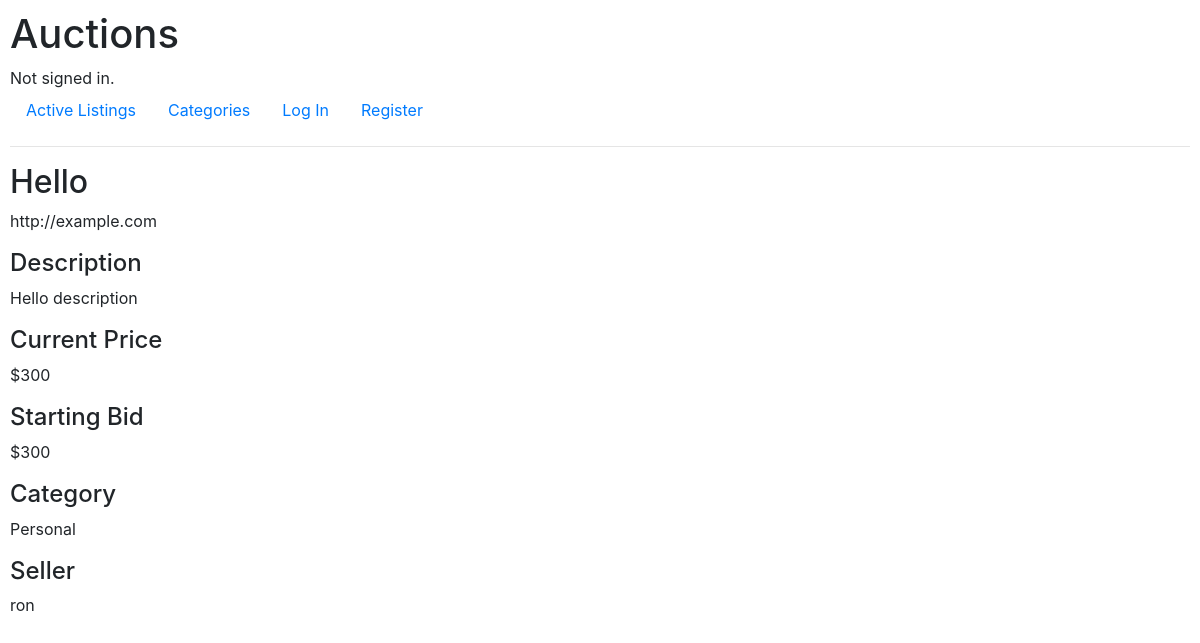
/listing/1, run on the app's committed database.
### auctions/models.py (models this page shows, shortened)
class AuctionListing(models.Model):
    title = models.CharField(max_length=64)
    description = models.TextField()
    starting_bid = models.IntegerField()
    image = models.URLField()
    category = models.CharField(max_length=64)
    seller = models.ForeignKey(User, on_delete=models.CASCADE, related_name="goods")

class User(AbstractUser):
    pass

### auctions/views.py (the view)
# urls.py: path("listing/<int:listing_id>", views.listing, name="listing"),
def listing(request, listing_id):
    item = AuctionListing.objects.get(pk=listing_id)
    return render(request, "auctions/listing.html", {
        "listing": item
    })

### auctions/templates/auctions/listing.html
{% extends "auctions/layout.html" %}
{% block body %}
    <h2>{{ listing.title }}</h2>
    <p>
        {{ listing.image }}
    </p>
    <p>
        <h4>Description</h4>
        {{ listing.description }}
    </p>
    <p>
        <h4>Current Price</h4>
        ${{ listing.starting_bid }}
    </p>
    <p>
        <h4>Starting Bid</h4>
        ${{ listing.starting_bid }}
    </p>
    <p>
        <h4>Category</h4>
        {{ listing.category }}
    </p>
    <p>
        <h4>Seller</h4>
        {{ listing.seller }}
    </p>
{% endblock %}

### auctions/static/auctions/styles.css (style rules this page uses)
body { padding: 10px; }

### data on the page
AuctionListing: title "Hello", image "http://example.com", description "Hello description", starting_bid "300", category "Personal", seller "ron"
